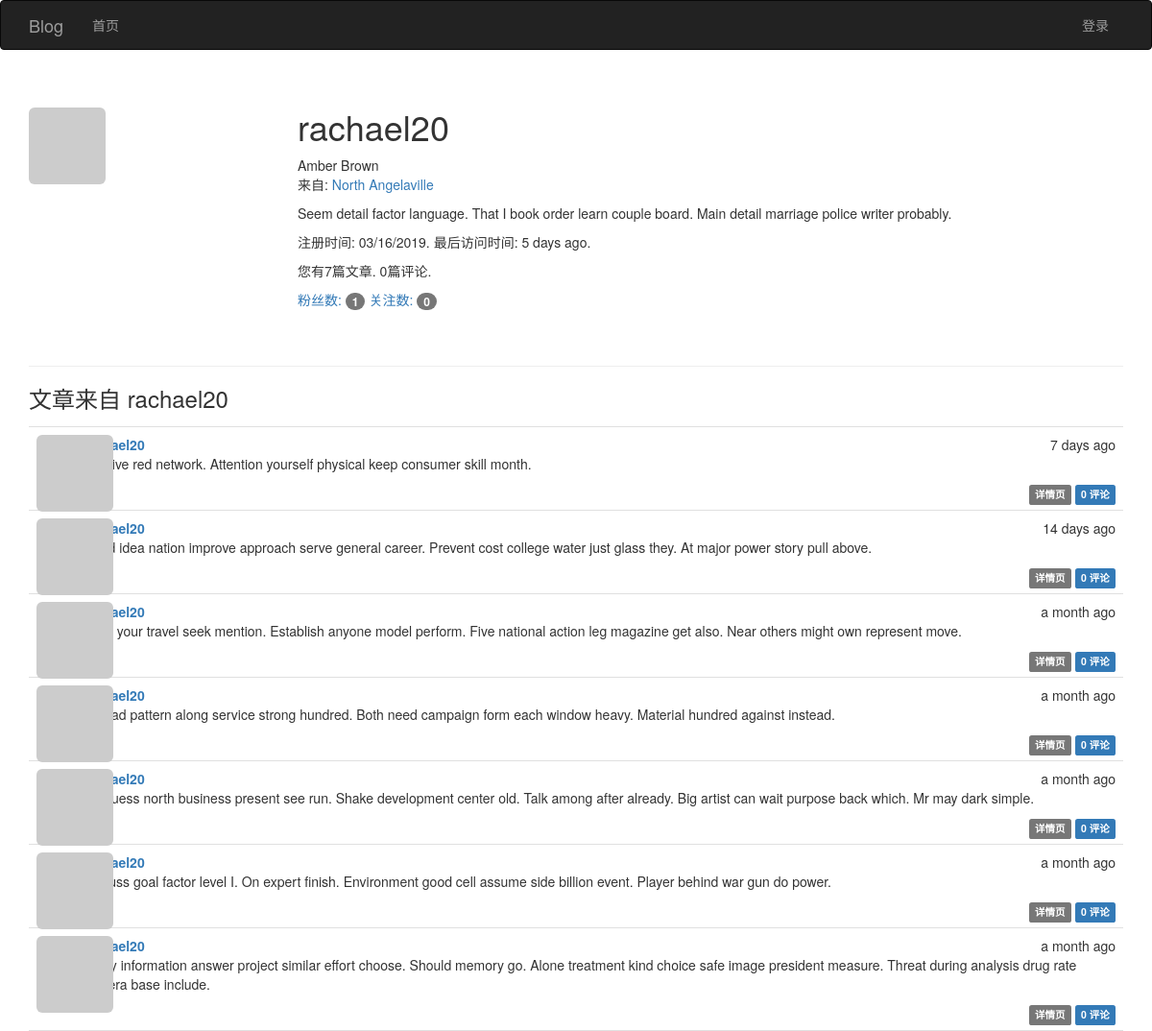
The app's page /user/rachael20 with its own data.
### app/models.py (models this page shows, shortened)
class User(UserMixin, db.Model):
    __tablename__ = 'users'
    id = db.Column(db.Integer, primary_key=True)
    email = db.Column(db.String(64), unique=True)
    username = db.Column(db.String(64), unique=True, index=True)
    password_hash = db.Column(db.String(128))
    role_id = db.Column(db.Integer, db.ForeignKey('roles.id'))
    confirmed = db.Column(db.Boolean, default=False)
    name = db.Column(db.String(64))
    location = db.Column(db.String(64))
    about_me = db.Column(db.Text())
    member_since = db.Column(db.DateTime(), default=datetime.utcnow)
    last_seen = db.Column(db.DateTime(), default=datetime.utcnow)
    avatar_hash = db.Column(db.String(32))
    articles = db.relationship('Article', backref='author', lazy='dynamic')
    followed = db.relationship('Follow',
                               foreign_keys=[Follow.follower_id],
                               backref=db.backref('follower', lazy='joined'),
                               lazy='dynamic',
                               cascade='all, delete-orphan')
    followers = db.relationship('Follow',
                                foreign_keys=[Follow.followed_id],
                                backref=db.backref('followed', lazy='joined'),
                                lazy='dynamic',
                                cascade='all, delete-orphan')
    comments = db.relationship('Comment', backref='author', lazy='dynamic')
    @property
    def password(self):
        """密码生成哈希值就无法还原"""
        raise AttributeError('密码没有可读的属性')
    def gravatar(self, size=100, default='identicon', rating='g'):
        url = 'https://www.gravatar.com/avatar'
        hash = self.avatar_hash or self.gravatar_hash()
        u = '{url}/{hash}?s={size}&d={default}&r={rating}'.format(
            url=url, hash=hash, size=size, default=default, rating=rating)
        return u

class Article(db.Model):
    __tablename__ = 'articles'
    id = db.Column(db.Integer, primary_key=True)
    body = db.Column(db.Text)
    body_html = db.Column(db.Text)
    timestamp = db.Column(db.DateTime, index=True, default=datetime.utcnow)
    author_id = db.Column(db.Integer, db.ForeignKey('users.id'))
    comments = db.relationship('Comment', backref='article', lazy='dynamic')

### app/main/views.py (the view)
class Users(MethodView):
    def get(self, username):
        user = User.query.filter_by(username=username).first_or_404()
        articles = user.articles.order_by(Article.timestamp.desc()).all()
        return render_template('user.html', user=user, articles=articles)

### app/auth/views.py (called while the page is built)
@auth.before_app_request
def before_request():
    if current_user.is_authenticated:
        current_user.ping()
        if not current_user.confirmed \
                and request.blueprint != 'auth' \
                and request.endpoint != 'static':
            return redirect(url_for('auth.unconfirmed'))

### app/main/__init__.py (called while the page is built)
@main.app_context_processor
def inject_permissions():
    return dict(Permission=Permission)

### app/models.py (called while the page is built)
    def can(self, permissions):
        return False

    def is_administrator(self):
        return False

### app/templates/user.html (shortened to what this page needs)
{% extends "base.html" %}
{% block page_content %}
<div class="page-header">
    <img class="img-rounded profile-thumbnail" src="{{ user.gravatar(size=256) }}">
    <div class="profile-header">
        <h1>{{ user.username }}</h1>
        {% if user.name or user.location %}
        <p>
            {% if user.name %}{{ user.name }}<br>{% endif %}
            {% if user.location %}
                来自: <a href="http://maps.google.com/?q={{ user.location }}">{{ user.location }}</a><br>
            {% endif %}
        </p>
        {% endif %}
        {% if user.about_me %}<p>{{ user.about_me }}</p>{% endif %}
        <p>注册时间: {{ moment(user.member_since).format('L') }}. 最后访问时间: {{ moment(user.last_seen).fromNow() }}.</p>
        <p>您有{{ user.articles.count() }}篇文章. {{ user.comments.count() }}篇评论.</p>
        <p>
            <a href="{{ url_for('.followers', username=user.username) }}">粉丝数: <span class="badge">{{ user.followers.count() - 1}}</span></a>
            <a href="{{ url_for('.followed_by', username=user.username) }}">关注数: <span class="badge">{{ user.followed.count() - 1}}</span></a>
        </p>
    </div>
</div>
<h3>文章来自 {{ user.username }}</h3>
{% include '_articles.html' %}
{% endblock %}

### app/templates/_articles.html (shortened to what this page needs)
<ul class="articles">
    {% for article in articles %}
    <li class="article">
        <div class="article-thumbnail">
            <a href="{{ url_for('main.user', username=article.author.username) }}">
                <img class="img-rounded profile-thumbnail" src="{{ article.author.gravatar(size=40) }}">
            </a>
        </div>
        <div class="article-content">
            <div class="article-date">{{ moment(article.timestamp).fromNow() }}</div>
            <div class="article-author"><a href="{{ url_for('main.user', username=article.author.username) }}">{{ article.author.username }}</a></div>
             <div class="article-body">
                {% if article.body_html %}
                    {{ article.body_html | safe }}
                {% else %}
                    {{ article.body }}
                {% endif %}
            </div>
        <div class="article-footer">
            <a href="{{ url_for('main.article', id=article.id) }}">
                <span class="label label-default">详情页</span>
            </a>
            <a href="{{ url_for('.article', id=article.id) }}#comments">
                <span class="label label-primary">{{ article.comments.count() }} 评论</span>
            </a>
        </div>
        </div>
    </li>
    {% endfor %}
</ul>

### app/static/css/styles.css (style rules this page uses)
.profile-thumbnail { position: absolute; }
.profile-header { min-height: 260px; margin-left: 280px; }
ul.articles { list-style-type: none; padding: 0px; margin: 16px 0px 0px 0px; border-top: 1px solid #e0e0e0; }
ul.articles li.article { padding: 8px; border-bottom: 1px solid #e0e0e0; }
div.article-date { float: right; }
div.article-author { font-weight: bold; }
div.article-thumbnail { position: absolute; }
div.article-content { margin-left: 48px; min-height: 48px; }
div.article-footer { text-align: right; }

### records on screen
User: username "rachael20", name "Amber Brown", location "North Angelaville", about_me "Seem detail factor language. That I book order learn couple board. Main detail marriage police writer probably.", member_since "03/16/2019", last_seen "5 days ago"
Article: timestamp "7 days ago", author.username "rachael20", body_html "Positive red network. Attention yourself physical keep consumer skill month.", comments.count "0"
Article: timestamp "14 days ago", author.username "rachael20", body_html "Avoid idea nation improve approach serve general career. Prevent cost college water just glass they. At major power story pull above.", comments.count "0"
Article: timestamp "a month ago", author.username "rachael20", body_html "Push your travel seek mention. Establish anyone model perform. Five national action leg magazine get also. Near others might own represent move.", comments.count "0"
Article: timestamp "a month ago", author.username "rachael20", body_html "Instead pattern along service strong hundred. Both need campaign form each window heavy. Material hundred against instead.", comments.count "0"
Article: timestamp "a month ago", author.username "rachael20", body_html "Off guess north business present see run. Shake development center old. Talk among after already. Big artist can wait purpose back which. Mr may dark simple.", comments.count "0"
Article: timestamp "a month ago", author.username "rachael20", body_html "Discuss goal factor level I. On expert finish. Environment good cell assume side billion event. Player behind war gun do power.", comments.count "0"
Article: timestamp "a month ago", author.username "rachael20", body_html "Every information answer project similar effort choose. Should memory go. Alone treatment kind choice safe image president measure. Threat during analysis drug rate camera base include.", comments.count "0"

### other values on screen
{{ user.articles.count() }} "7"
{{ user.comments.count() }} "0"
{{ user.followers.count() - 1 }} "1"
{{ user.followed.count() - 1 }} "0"
